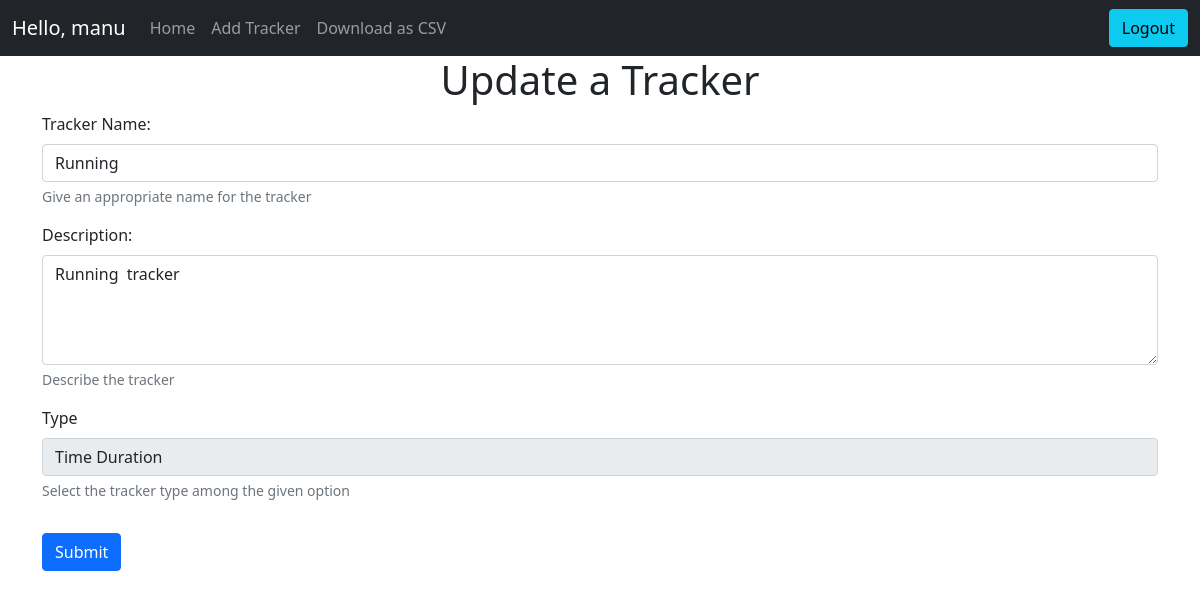
Page /tracker/3/update (signed in) on the committed database.
### application/models.py (models this page shows)
class User(db.Model, UserMixin):
    __tablename__ = "user"
    id = db.Column(db.Integer, autoincrement=True, primary_key=True)
    username = db.Column(db.String)
    email = db.Column(db.String, unique=True)
    password = db.Column(db.String(255))
    active = db.Column(db.Boolean())
    trackers = db.relationship("Tracker", backref="tracker")
    roles = db.relationship('Role', secondary=roles_users, backref=db.backref('users', lazy='dynamic'))

class Tracker(db.Model):
    __tablename__ = "tracker"
    id = db.Column(db.Integer, primary_key=True, autoincrement=True)
    name = db.Column(db.String, nullable=False)
    description = db.Column(db.String)
    type = db.Column(db.Integer, nullable=False)
    settings = db.Column(db.String)
    user_id = db.Column(db.Integer,  db.ForeignKey("user.id"), nullable=False)
    activity = db.relationship("Activity", backref="activity")

### main.py (the view)
@app.route("/tracker/<int:tid>/update", methods=["GET", "POST"])
@login_required
def update_tracker(tid):
    if request.method == "GET":
        tracker = Tracker.query.filter(Tracker.id == tid).first()
        return render_template("tracker_update.html", tracker=tracker)
    elif request.method == "POST":
        if updateTracker(request.form, tid) == False:
            abort(500)
        return redirect(url_for("home"))

### main.py (called while the page is built)
@app.after_request
def after_request(response):
    header = response.headers
    header["Access-Control-Allow-Origin"] = "*"
    return response

@app.after_request
def after_request(response):
    header = response.headers
    header["Access-Control-Allow-Origin"] = "*"
    return response

### templates/tracker_update.html (shortened to what this page needs)
<!DOCTYPE html>
<html>
{% include './head_content.html' %}
<body>
    {% include './navbar.html' %}
    <h1 class="text-center">Update a Tracker</h1>
    <div>
        <form action="/tracker/{{ tracker.id }}/update" class="container" method="POST" id="update-tracker-form">
            <div class="mb-3">
                <label for="tname" class="form-label">Tracker Name: </label>
                <input type="text" class="form-control" id="tname" name="name" value="{{ tracker.name }}" required />
                <div id="namehelp" class="form-text">Give an appropriate name for the tracker</div>
            </div>
            <div class="mb-3">
                <label class="form-label">Description:</label>
                <textarea type="text" class="form-control" rows="4" name="desc"
                    value="{{ tracker.description }}">{{ tracker.description }}</textarea>
                <div id="deschelp" class="form-text">Describe the tracker</div>
            </div class="mb-3">
            <div class="mb-3">
                <label class="form-label">Type</label>
                <select name="t_type" class="form-control" value="{{ tracker.type }}" disabled>
                    <option value="3" {{ "selected" if tracker.type == 3 }}>Time Duration</option>
                </select>
                <div id="ttypehelp" class="form-text">Select the tracker type among the given option</div>
            </div>
            <div class="mb-3">
                <input class="btn btn-primary" type="submit" value="Submit">
            </div>
        </form>
    </div>
</body>
</html>

### templates/navbar.html (shortened to what this page needs)
<nav class="navbar sticky-top navbar-expand-lg navbar-dark bg-dark">
  <div class="container-fluid">
    <a class="navbar-brand" href="/">Hello, {{current_user.username}}</a>
    {% if current_user.is_authenticated %}
    <div class="collapse navbar-collapse" id="navbarText">
      <ul class="navbar-nav me-auto mb-2 mb-lg-0">
        <li class="nav-item">
          <a class="nav-link" aria-current="page" href="/">Home</a>
        </li>
        <li class="nav-item">
          <a class="nav-link" href="/tracker/create">Add Tracker</a>
        </li>
        <li class="nav-item">
          <a class="nav-link" href="/export">Download as CSV</a>
        </li>
      </ul>
      <form action="/logout" method="GET">
        <button class="btn btn-info" type="submit">Logout</button>
      </form>
      {% elif isLogin == True %}
      <form action="/register" method="GET">
        <button class="btn btn-info" type="submit">Register</button>
      </form>
      {% else %}
      <form action="/login" method="GET">
        <button class="btn btn-info" type="submit">Login</button>
      </form>
      {% endif %}
    </div>
  </div>
</nav>

### rows in the picture
User: username "manu"
Tracker: name "Running", desc "Running tracker", t_type "Time Duration"
